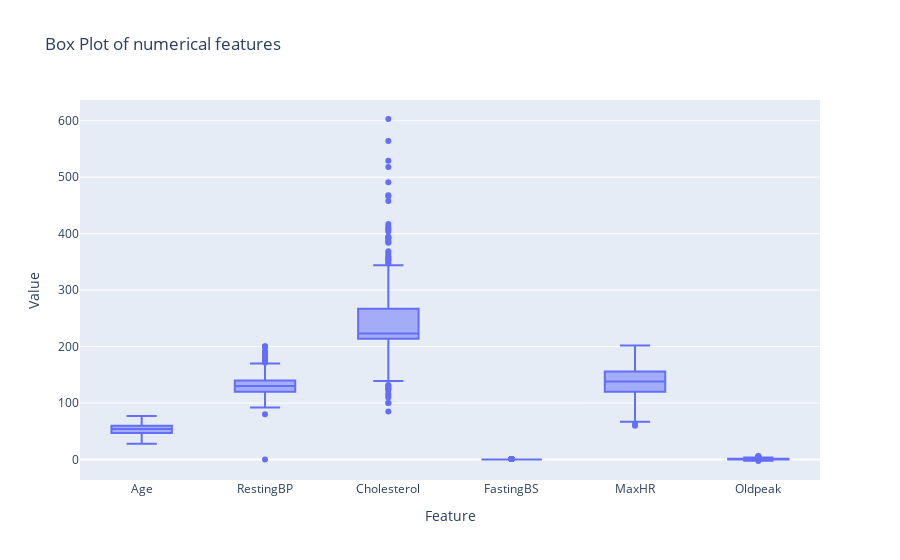

Notebook code for this chart:
### Markdown cell above
Outliers

### Code cell
# Only numerical features
df_out = df.drop(['Sex', 'ChestPainType' ,'ExerciseAngina', 'ST_Slope', 'HeartDisease','RestingECG'], axis=1)
fig = px.box(df_out, title = 'Box Plot of numerical features')
fig.update_layout(
    xaxis_title_text='Feature', 
    yaxis_title_text='Value'
)
fig.show()

### Figure 1 — Plotly figure (JSON) as saved in the notebook; plotly's stock layout.template omitted (floating-point values rounded to 4 significant figures; data arrays with more than 128 entries replaced by an {"elided": "..."} marker saying what was removed)
{"data": [{"alignmentgroup": "True", "hovertemplate": "variable=%{x}<br>value=%{y}<extra></extra>", "legendgroup": "", "marker": {"color": "#636efa"}, "name": "", "notched": false, "offsetgroup": "", "orientation": "v", "showlegend": false, "type": "box", "x": {"elided": "5508 str values"}, "x0": " ", "xaxis": "x", "y": {"elided": "5508 float values"}, "y0": " ", "yaxis": "y"}], "layout": {"boxmode": "group", "legend": {"tracegroupgap": 0}, "title": {"text": "Box Plot of numerical features"}, "xaxis": {"anchor": "y", "domain": [0, 1], "title": {"text": "Feature"}}, "yaxis": {"anchor": "x", "domain": [0, 1], "title": {"text": "Value"}}}}
